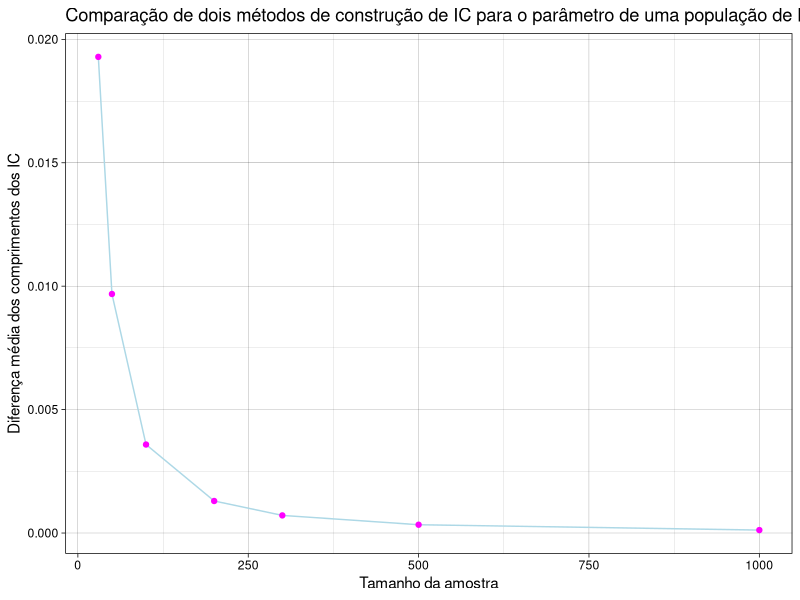

Generate this figure with R:
# Define a semente para a geração de números aleatórios
seed <- 1645

# Define o número de repetições
k <- 2000

# Define a probabilidade de sucesso
p <- 0.7

# Define o valor de gama
gama <- 0.97

# Carrega a biblioteca ggplot2
library(ggplot2)

# Define a semente para a geração dos números aleatórios
set.seed(seed)

# Define os tamanhos da amostra
tam <- c(30, 50, 100, 200, 300, 500, 1000)

# Calcula o quantil z para o valor de gama
z <- qnorm((1 + gama) / 2)

# Cria vetores vazios para armazenar os valores dos comprimentos dos intervalos de confiança
c1 <- vector(length = k)
c2 <- vector(length = k)

# Cria um data frame vazio para armazenar os resultados
res <- data.frame()

# Loop pelos tamanhos da amostra
for(n in tam) {
  # Loop pelo número de repetições
  for(i in 1:k) {
    # Gera uma amostra binomial
    amostra <- rbinom(n, 1, p)
    
    # Calcula a média da amostra
    media <- mean(amostra)
    
    # Calcula o primeiro método de construção do intervalo de confiança
    c1[i] <- sqrt((2 * media + z^2 / n)^2 - 4 * media^2 * (1 + z^2 / n)) / (1 + z^2 / n)
    
    # Calcula o segundo método de construção do intervalo de confiança
    c2[i] <- 2 * z * sqrt(media * (1 - media) / n)
  }
  
  # Armazena os resultados no data frame
  res <- rbind(res, c(n, mean(c2 - c1)))
}

# Define os nomes das colunas do data frame
names(res) <- c("n", "d")

# Cria o gráfico utilizando ggplot2
ggplot(res) +
  geom_line(aes(n, d), color = "lightblue") +
  geom_point(aes(n, d), color = "magenta") +
  labs(title = "Comparação de dois métodos de construção de IC para o parâmetro de uma população de Bernoulli",
       x = 'Tamanho da amostra',
       y = 'Diferença média dos comprimentos dos IC') +
  theme_linedraw()
